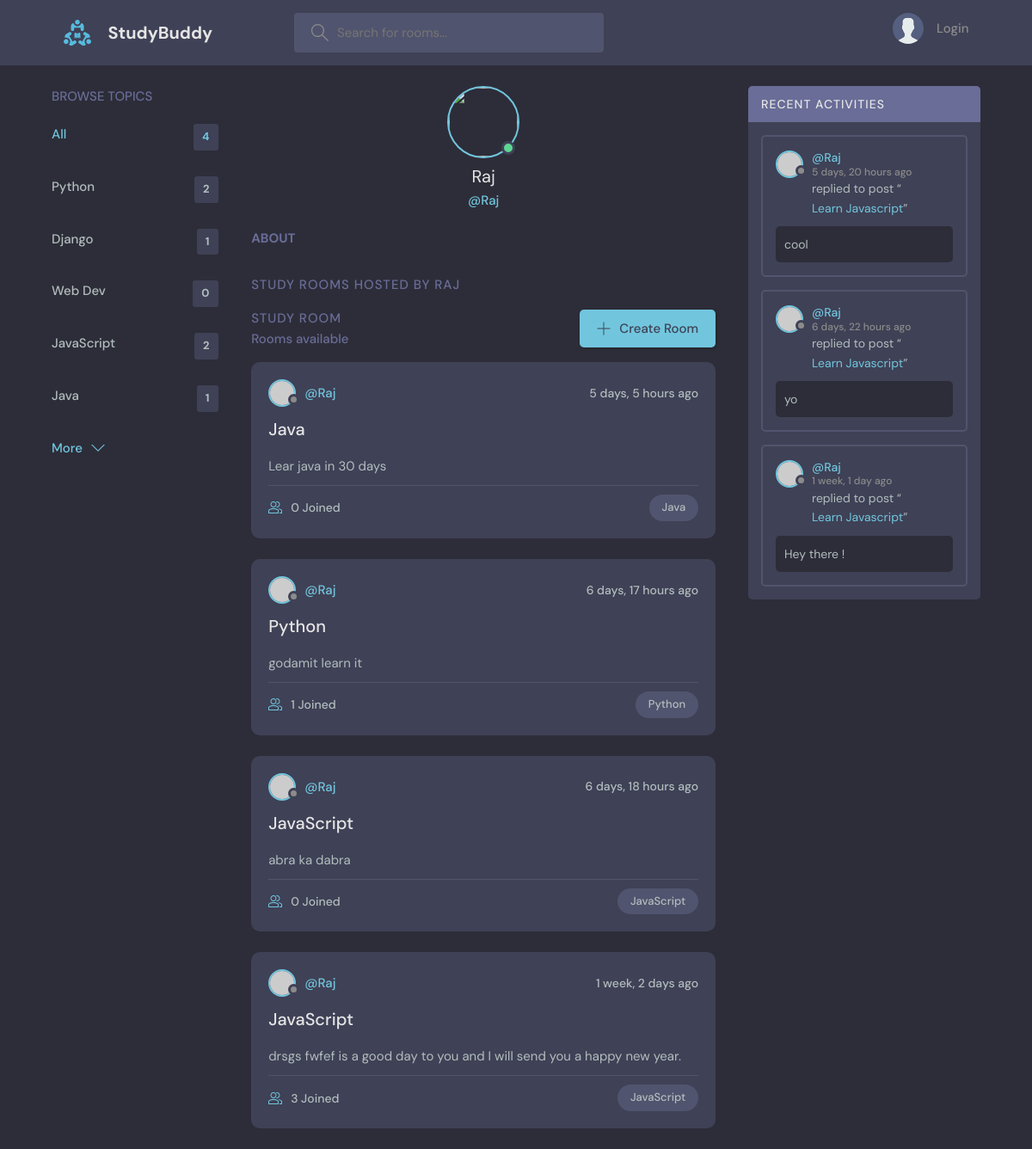
The app's page /profile/1 with its own data.
### base/models.py (models this page shows)
class Topic(models.Model):
    name = models.CharField( max_length=200 )
    def __str__(self):
        return self.name

class Room(models.Model):
    host = models.ForeignKey(User, on_delete=models.SET_NULL, null=True)
    topic = models.ForeignKey(Topic, on_delete=models.SET_NULL, null=True)
    participants = models.ManyToManyField(User, related_name='participants', blank=True)
    name = models.CharField( max_length=200 )
    description = models.TextField( null=True )
    created = models.DateTimeField( auto_now_add=True )
    updated = models.DateTimeField( auto_now=True )
    class Meta:
        ordering = ['-updated','-created']
    def __str__(self):
        return self.name

class Message(models.Model):
    room = models.ForeignKey(Room, on_delete=models.CASCADE)
    user = models.ForeignKey(User, on_delete=models.CASCADE)
    body = models.TextField()
    created = models.DateTimeField( auto_now_add=True )
    updated = models.DateTimeField( auto_now=True )
    class Meta:
        ordering = ['-updated','-created']
    def __str__(self):
        return self.body[:50]

### base/views.py (the view)
# urls.py: path('profile/<str:pk>', views.profilePage, name='profile'),
def profilePage(request, pk):
    user = User.objects.get(id=pk)
    rooms = user.room_set.all()
    room_messages = user.message_set.all()
    topics = Topic.objects.all()
    context = {'user':user, 'rooms':rooms, 'room_messages':room_messages,'topics':topics}
    return render(request, 'base/profile.html' ,context)

### base/templates/base/profile.html (shortened to what this page needs)
{% extends 'main.html' %}
{% load static %}
{% block content %}
<main class="profile-page layout layout--3">
  <div class="container">
    {% include 'base/topics_component.html' %}
    <div class="roomList">
        <div class="profile">
          <div class="profile__avatar">
            <div class="avatar avatar--large active">
              <img src="{{user.avatar.url}}" />
            </div>
          </div>
          <div class="profile__info">
            <h3>{{user.username}}</h3>
            <p>@{{user.username}}</p>
          </div>
          <div class="profile__about">
            <h3>About</h3>
          </div>
        </div>
        <div class="roomList__header">
          <div>
            <h2>Study Rooms Hosted by {{user.username}}</a>
            </h2>
          </div>
        </div>
        {% include 'base/feed_component.html' %}
    </div>
    {% include 'base/activity_component.html' %}
  </div>
</main>
{% endblock content %}

### templates/main.html (shortened to what this page needs)
<!DOCTYPE html>
{% load static %}
<html lang="en">
  <head>
    <link rel="stylesheet" href="{% static 'styles/style.css' %}" />
  </head>
  <body>
    {% include 'navbar.html' %}
    {% block content %}
    {% endblock %}
  </body>
</html>

### templates/navbar.html (shortened to what this page needs)
{% load static %}
<header class="header header--loggedIn">
    <div class="container">
      <a href="{% url 'home' %}" class="header__logo">
        <img src="{% static 'images/assets/logo.svg' %}" />
        <h1>StudyBuddy</h1>
      </a>
      <form class="header__search" method="GET" action="{% url 'home' %}">
        <label>
          <input name="q" placeholder="Search for rooms..." />
        </label>
      </form>
      <nav class="header__menu">
        {% if request.user.is_authenticated %}
        <div class="header__user">
          <a href="{% url 'profile' request.user.id %}">
            <div class="avatar avatar--medium active">
              <img src="https://randomuser.me/api/portraits/men/37.jpg" />
            </div>
            <p>{{request.user}} <span>@{{request.user}}</span></p>
          </a>
          <button class="dropdown-button">
            <svg version="1.1" xmlns="http://www.w3.org/2000/svg" width="32" height="32" viewBox="0 0 32 32">
              <title>chevron-down</title>
              <path d="M16 21l-13-13h-3l16 16 16-16h-3l-13 13z"></path>
            </svg>
          </button>
        </div>
        <div class="dropdown-menu">
            <a href="{% url 'update-user' %}" class="dropdown-link">
                <svg version="1.1" xmlns="http://www.w3.org/2000/svg" width="32" height="32" viewBox="0 0 32 32">
                <title>tools</title>
                <path
                    d="M27.465 32c-1.211 0-2.35-0.471-3.207-1.328l-9.392-9.391c-2.369 0.898-4.898 0.951-7.355 0.15-3.274-1.074-5.869-3.67-6.943-6.942-0.879-2.682-0.734-5.45 0.419-8.004 0.135-0.299 0.408-0.512 0.731-0.572 0.32-0.051 0.654 0.045 0.887 0.277l5.394 5.395 3.586-3.586-5.394-5.395c-0.232-0.232-0.336-0.564-0.276-0.887s0.272-0.596 0.572-0.732c2.552-1.152 5.318-1.295 8.001-0.418 3.274 1.074 5.869 3.67 6.943 6.942 0.806 2.457 0.752 4.987-0.15 7.358l9.392 9.391c0.844 0.842 1.328 2.012 1.328 3.207-0 2.5-2.034 4.535-4.535 4.535zM15.101 19.102c0.26 0 0.516 0.102 0.707 0.293l9.864 9.863c0.479 0.479 1.116 0.742 1.793 0.742 1.398 0 2.535-1.137 2.535-2.535 0-0.668-0.27-1.322-0.742-1.793l-9.864-9.863c-0.294-0.295-0.376-0.74-0.204-1.119 0.943-2.090 1.061-4.357 0.341-6.555-0.863-2.631-3.034-4.801-5.665-5.666-1.713-0.561-3.468-0.609-5.145-0.164l4.986 4.988c0.391 0.391 0.391 1.023 0 1.414l-5 5c-0.188 0.188-0.441 0.293-0.707 0.293s-0.52-0.105-0.707-0.293l-4.987-4.988c-0.45 1.682-0.397 3.436 0.164 5.146 0.863 2.631 3.034 4.801 5.665 5.666 2.2 0.721 4.466 0.604 6.555-0.342 0.132-0.059 0.271-0.088 0.411-0.088z"
                ></path>
                </svg>
                Settings
            </a>
                <a href="{% url 'logout' %}" class="dropdown-link">
                    <svg version="1.1" xmlns="http://www.w3.org/2000/svg" width="32" height="32" viewBox="0 0 32 32">
                    <title>sign-out</title>
                    <path
                        d="M3 0h22c0.553 0 1 0 1 0.553l-0 3.447h-2v-2h-20v28h20v-2h2l0 3.447c0 0.553-0.447 0.553-1 0.553h-22c-0.553 0-1-0.447-1-1v-30c0-0.553 0.447-1 1-1z"
                    ></path>
                    <path
                        d="M21.879 21.293l1.414 1.414 6.707-6.707-6.707-6.707-1.414 1.414 4.293 4.293h-14.172v2h14.172l-4.293 4.293z"
                    ></path>
                    </svg>
                    Logout
                </a>
            {% else %}
              <a href="{% url 'login' %}">
                <img src="{% static 'images/assets/avatar.svg' %}" alt="">
                Login
              </a>
            {% endif %}
        </div>
  </header>

### base/templates/base/topics_component.html
<div class="topics">
  <div class="topics__header">
    <h2>Browse Topics</h2>
  </div>
  <ul class="topics__list">
    <li>
      <a href="{% url 'home' %}" class="active">All <span>{{rooms.count}}</span></a>
    </li>
    {% for topic in topics %}
    <li>
      <a href="{% url 'home' %}?q={{topic.name}}">{{topic.name}} <span>{{topic.room_set.all.count}}</span></a>
    </li>
    {% endfor %}
  </ul>
  <a class="btn btn--link" href="{% url 'topics' %}">
    More
    <svg version="1.1" xmlns="http://www.w3.org/2000/svg" width="32" height="32" viewBox="0 0 32 32">
      <title>chevron-down</title>
      <path d="M16 21l-13-13h-3l16 16 16-16h-3l-13 13z"></path>
    </svg>
  </a>
</div>

### base/templates/base/feed_component.html (shortened to what this page needs)
<div class="roomList">
  <div class="roomList__header">
    <div>
      <h2>Study Room</h2>
      <p>{{room_count}} Rooms available</p>
    </div>
    <a class="btn btn--main" href="{% url 'create-room' %}">
      <svg version="1.1" xmlns="http://www.w3.org/2000/svg" width="32" height="32" viewBox="0 0 32 32">
        <title>add</title>
        <path
          d="M16.943 0.943h-1.885v14.115h-14.115v1.885h14.115v14.115h1.885v-14.115h14.115v-1.885h-14.115v-14.115z"
        ></path>
      </svg>
      Create Room
    </a>
  </div>
  {% for room in rooms %}
    <div class="roomListRoom">
        <div class="roomListRoom__header">
          <a href="{% url 'profile' room.host.id %}" class="roomListRoom__author">
            <div class="avatar avatar--small">
              <img src="https://randomuser.me/api/portraits/women/11.jpg" />
            </div>
            <span>@{{room.host.username}}</span>
          </a>
          <div class="roomListRoom__actions">
            <span>{{room.created | timesince }} ago</span>
          </div>
        </div>
        <div class="roomListRoom__content">
          <a href="{% url 'room' room.id %}">{{room.topic.name}}</a>
          <p>
            {{room.description}}
          </p>
        </div>
        <div class="roomListRoom__meta">
          <a href="room.html" class="roomListRoom__joined">
            {{room.participants.count}} Joined
          </a>
          <p class="roomListRoom__topic">{{room.topic}}</p>
        </div>
    </div>
  {% endfor %}
</div>

### base/templates/base/activity_component.html (shortened to what this page needs)
<div class="activities">
  <div class="activities__header">
    <h2>Recent Activities</h2>
  </div>
  {% for message in room_messages %}
  <div class="activities__box">
    <div class="activities__boxHeader roomListRoom__header">
      <a href="{% url 'profile' message.user.id %}" class="roomListRoom__author">
        <div class="avatar avatar--small">
          <img src="https://randomuser.me/api/portraits/women/11.jpg" />
        </div>
        <p>
          @{{message.user}}
          <span>{{message.created | timesince}} ago</span>
        </p>
      </a>
    </div>
    <div class="activities__boxContent">
      <p>replied to post “<a href="{% url 'room' message.room.id %}">{{message.room}}</a>”</p>
      <div class="activities__boxRoomContent">
        {{message}}
      </div>
    </div>
  </div>
  {% endfor %}
</div>

### records on screen
Topic: name "Python", room_set.all.count "2"
Topic: name "Django", room_set.all.count "1"
Topic: name "Web Dev", room_set.all.count "0"
Topic: name "JavaScript", room_set.all.count "2"
Topic: name "Java", room_set.all.count "1"
Room: host.username "Raj", created "5 days, 5 hours", topic.name "Java", description "Lear java in 30 days", participants.count "0", topic "Java"
Room: host.username "Raj", created "6 days, 17 hours", topic.name "Python", description "godamit learn it", participants.count "1", topic "Python"
Room: host.username "Raj", created "6 days, 18 hours", topic.name "JavaScript", description "abra ka dabra", participants.count "0", topic "JavaScript"
Room: host.username "Raj", created "1 week, 2 days", topic.name "JavaScript", description "drsgs fwfef is a good day to you and I will send you a happy new year.", participants.count "3", topic "JavaScript"
Message: user "Raj", created "5 days, 20 hours", room "Learn Javascript", body "cool"
Message: user "Raj", created "6 days, 22 hours", room "Learn Javascript", body "yo"
Message: user "Raj", created "1 week, 1 day", room "Learn Javascript", body "Hey there !"

### other values on screen
{{ rooms.count }} "4"
{{ user.username }} "Raj"
{{ user.username }} "RAJ"
